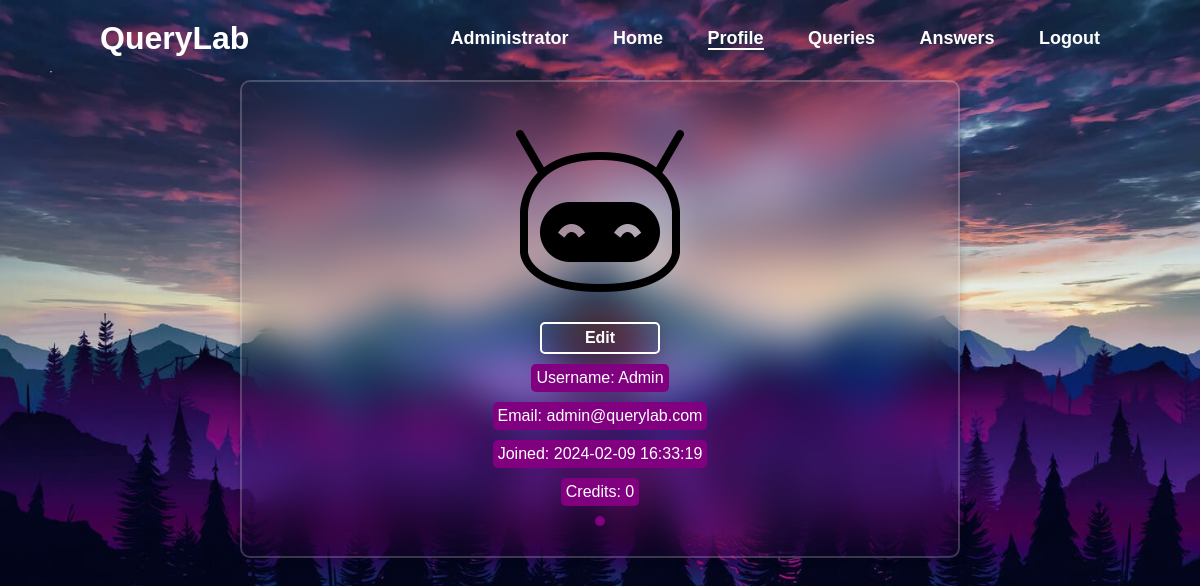
The app's page /public/profile/index/1 (signed in) with its own data.
### tables this page shows
CREATE TABLE `user` (
  `id` int(11) NOT NULL,
  `email` varchar(100) NOT NULL,
  `password` varchar(100) NOT NULL,
  `username` varchar(50) NOT NULL,
  `description` text NOT NULL,
  `profile_image` varchar(256) NOT NULL,
  `date_joined` datetime NOT NULL DEFAULT current_timestamp(),
  `credits` int(11) NOT NULL,
  `type` varchar(20) NOT NULL
);

### app/controllers/Profile.php (called while the page is built, shortened)
<?php
class Profile
{
    public function index($user_id)
    {
        $data = [];
        $user_id = (int) $user_id;
        $u = new User;
        $user = $u->first(array('id' => $user_id));
        $data['user'] = $user;
        $this->view('profile', $data);
    }
}

### app/core/App.php (called while the page is built, shortened)
<?php
class App
{
	private $method 	= 'index';
	private function splitURL()
	{
		$URL = $_GET['url'] ?? 'home';
		$URL = explode("/", trim($URL,"/"));
		return $URL;
	}
	public function loadController()
	{
		$URL = $this->splitURL();
		$filename = "../app/controllers/".ucfirst($URL[0]).".php";
		if(file_exists($filename))
		{
			unset($URL[0]);
		}else{
			$filename = "../app/controllers/_404.php";
			require $filename;
			$this->controller = "_404";
		}
		$controller = new $this->controller;
		if(!empty($URL[1]))
		{
			if(method_exists($controller, $URL[1]))
			{
				$this->method = $URL[1];
				unset($URL[1]);
			}
		}
		call_user_func_array([$controller,$this->method], $URL);
	}
}

### public/index.php (called while the page is built, shortened)
<?php
create_database();
$app = new App;
$app->loadController();

### app/core/Model.php (called while the page is built, shortened)
<?php
Trait Model
{
	protected $limit 		= 10;
	protected $offset 		= 0;
	public function first($data, $data_not = [])
	{
		$keys = array_keys($data);
		$keys_not = array_keys($data_not);
		$query = "select * from $this->table where ";
		foreach ($keys as $key) {
			$query .= $key . " = :". $key . " && ";
		}
		$query = trim($query," && ");
		$query .= " limit $this->limit offset $this->offset";
		$data = array_merge($data, $data_not);
		$result = $this->query($query, $data);
		if($result)
			return $result[0];
		return false;
	}
}

### app/core/Database.php (called while the page is built, shortened)
<?php
Trait Database
{
	private function connect()
	{
		$string = "mysql:hostname=".DBHOST.";dbname=".DBNAME;
		$con = new PDO($string,DBUSER,DBPASS);
		return $con;
	}
	public function query($query, $data = [])
	{
		$con = $this->connect();
		$stm = $con->prepare($query);
		$check = $stm->execute($data);
		if($check)
		{
			$result = $stm->fetchAll(PDO::FETCH_OBJ);
			if(is_array($result) && count($result))
			{
				return $result;
			}
		}
		return false;
	}
}

### app/views/profile.view.php (the view, shortened to what this page needs)
<!doctype html>
<html lang="en">
<head>
    <link href="<?= ROOT ?>/assets/css/style.css" rel="stylesheet">
    <link href="<?= ROOT ?>/assets/css/header.css" rel="stylesheet">
    <link href="<?= ROOT ?>/assets/css/profile.css" rel="stylesheet">
    <link href='https://unpkg.com/boxicons@2.1.4/css/boxicons.min.css' rel='stylesheet'>
</head>
<body class="text-center">
    <?php require($_SERVER["DOCUMENT_ROOT"] . '/QueryLab/app/views/header.view.php') ?>
    <div class="canvas">
        <img src="<?= ROOT ?>/assets/images/<?= $user->profile_image ?>" alt="" class="profile-image">
        <?php if ($user->id == $_SESSION['USER']->id): ?>
            <a class="edit" href="<?= ROOT ?>/profile/edit/<?=$user->id?>">Edit</a>
        <?php endif; ?>
        <p class="username">Username: <?= $user->username ?></p>
        <p class="email">Email: <?= $user->email ?></p>
        <p class="date-joined">Joined: <?= $user->date_joined ?></p>
        <p class="credits">Credits: <?= $user->credits ?></p>
        <p class="desc"><?= $user->description ?></p>
    </div>
</body>
</html>

### public/assets/css/style.css (style rules this page uses)
* { font-family: sans-serif, Arial, Helvetica; margin: 0; padding: 0; box-sizing: border-box; }
html { margin: 0; padding: 0; width: 100%; height: 100%; }
body { margin: 0; padding: 0; width: 100%; min-height: 100%; background: url('../images/LoginSignup.jpg') no-repeat; background-size: cover; background-position: center; background-attachment: fixed; }
a { text-decoration: none; }

### public/assets/css/profile.css (style rules this page uses)
.canvas { display: flex; align-items: center; flex-direction: column; width: 60%; margin-top: 80px; margin-left: 20%; margin-bottom: 80px; background: transparent; border: 2px solid rgba(255, 255, 255, .2); backdrop-filter: blur(20px); box-shadow: 0 0 10px rgba(0, 0, 0, .2); color: #fff; border-radius: 10px; padding: 30px 40px; }
.canvas .profile-image { max-width: 35%; min-width: 50px; border-radius: 20px; }
.canvas .edit { display: flex; justify-content: center; align-items: center; min-width: 120px; height: 32px; margin-top: 10px; border: 2px solid white; outline: none; border-radius: 5px; box-shadow: 0 0 10px rgba(0, 0, 0, .1); font-size: 16px; color: white; font-weight: 600; transition-duration: 0.3s; }
.canvas p { margin-top: 10px; padding: 5px; background: purple; border-radius: 5px; }
.canvas .desc { font-style: italic; }

### records on screen
user: profile_image (placeholder picture), username "Admin", email "admin@querylab.com", date_joined "2024-02-09 16:33:19", credits "0"
